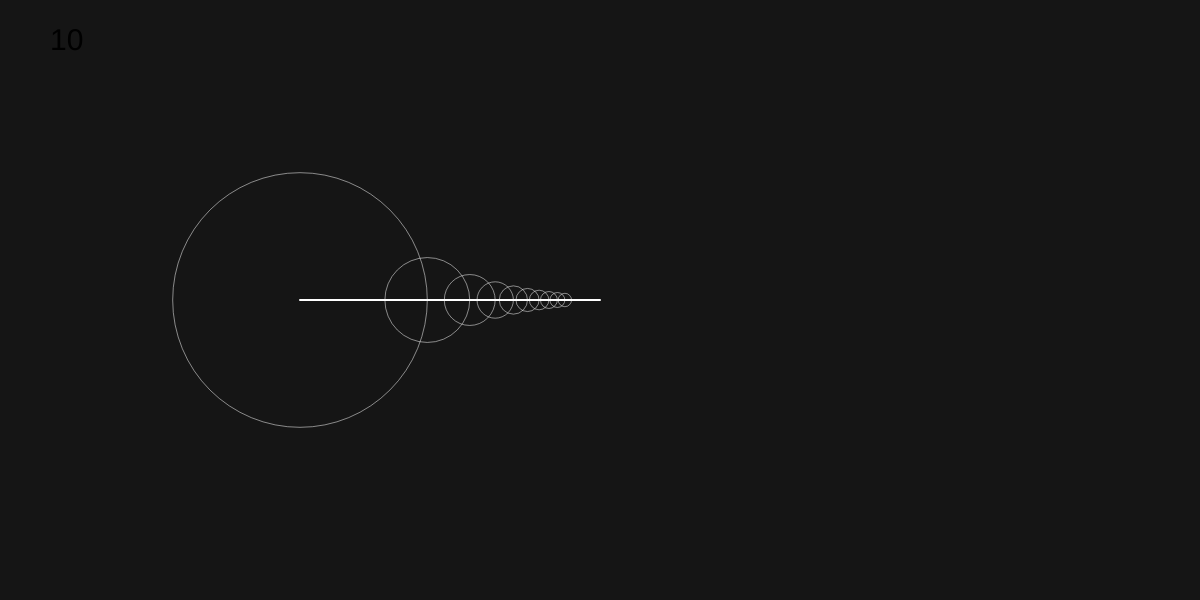
Frame 1 (no input)
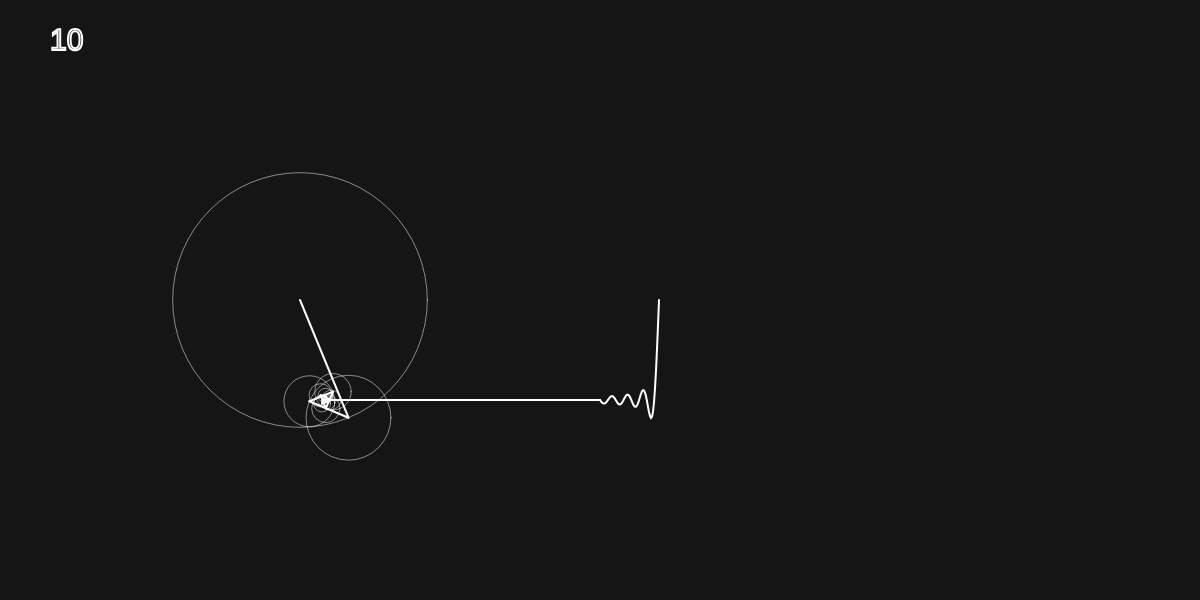
Frame 60 (no input)
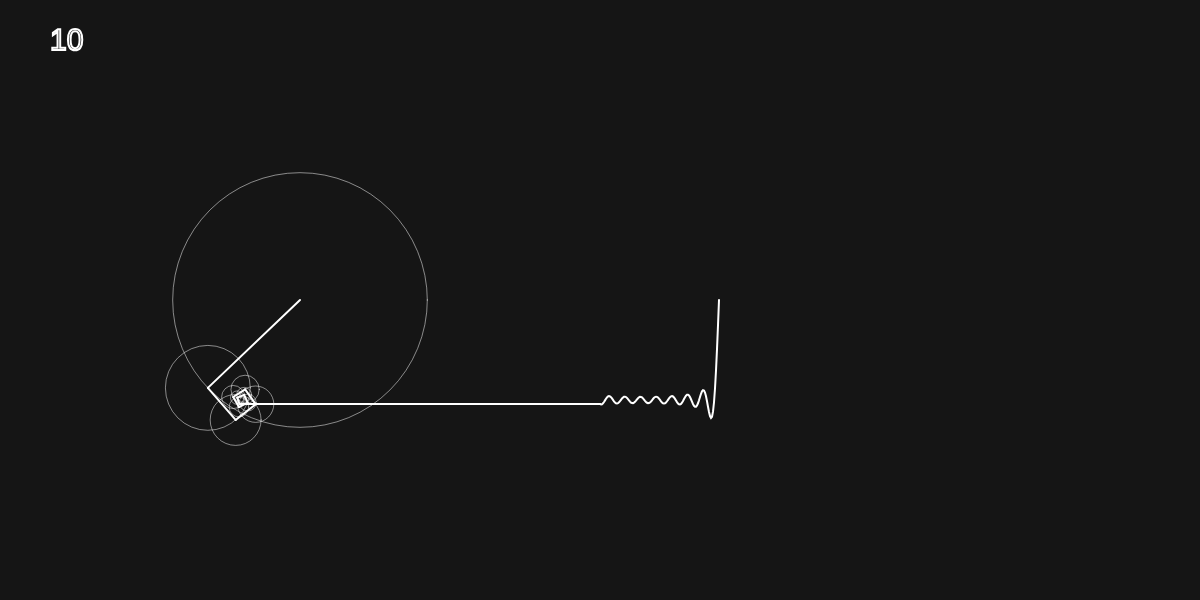
Frame 120 (the mouse pressed at the canvas centre since frame 60)

The p5.js sketch that drew these frames (run headless with seeded random() and noise() and a simulated clock; from frame 60 on, the mouse is pressed at the canvas centre):

// p5.js sketch
// ── sketch.js
let time = 0
const wave = []

let slider = null;

function setup() {
  createCanvas(1200, 600)

  slider = createSlider(1, 50, 10);
}

function draw() {
  background(21)

  textSize(30)
  text(slider.value(), 50, 50)
  translate(width / 4, height / 2)
  stroke(255)

  let x = 0;
  let y = 0;
  let radius = 0;


  for (let i = 0; i < slider.value(); i++) {
    const prevX = x
    const prevY = y

    const n = (i * 2) + 1
    radius = 100 * (4 / (n * PI))

    x += radius * cos(n * time)
    y += radius * sin(n * time)

    noFill()
    strokeWeight(0.5)
    ellipse(prevX, prevY, radius * 2)

    strokeWeight(2)
    line(prevX, prevY, x, y)
  }

  wave.unshift(y)

  translate(width / 4, 0)

  line(x - width / 4, y, 0, wave[0])
  beginShape()
  noFill()

  for (let i = 0; i < wave.length; i++) {
    vertex(i, wave[i])
  }

  endShape()



  time += 0.02

  if (wave.length > 500) {
    wave.pop()
  }
}
